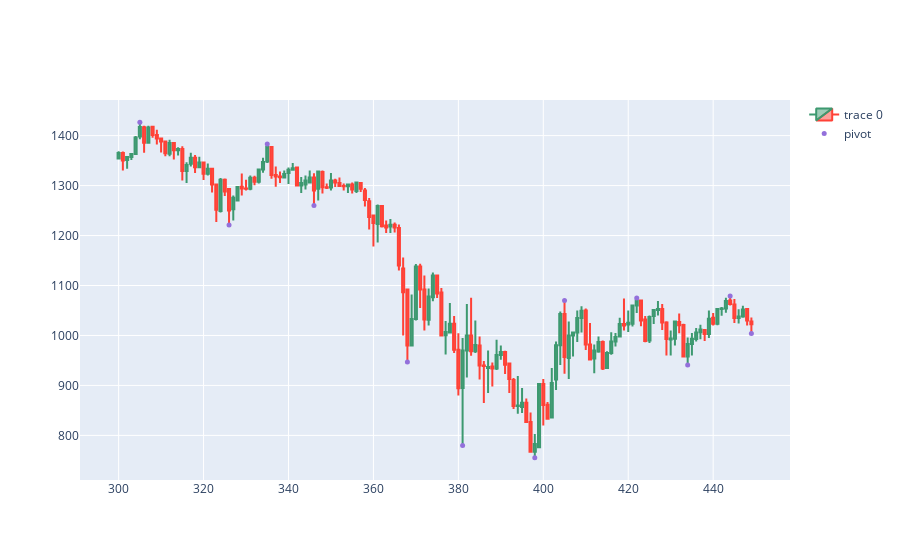

Here is the notebook cell this chart was saved with:
### Code cell
dfpl = df[300:450]
fig = go.Figure(data=[go.Candlestick(x=dfpl.index,
                open=dfpl['Open'],
                high=dfpl['High'],
                low=dfpl['Low'],
                close=dfpl['Close'])])

fig.add_scatter(x=dfpl.index, y=dfpl['pointpos'], mode="markers",
                marker=dict(size=5, color="MediumPurple"),
                name="pivot")
fig.update_layout(xaxis_rangeslider_visible=False)
fig.show()

### Figure 1 — Plotly figure (JSON) as saved in the notebook; plotly's stock layout.template omitted (floating-point values rounded to 4 significant figures; data arrays with more than 128 entries replaced by an {"elided": "..."} marker saying what was removed)
{"data": [{"close": {"elided": "150 float values"}, "high": {"elided": "150 float values"}, "low": {"elided": "150 float values"}, "open": {"elided": "150 float values"}, "type": "candlestick", "x": {"elided": "150 int values"}}, {"marker": {"color": "MediumPurple", "size": 5}, "mode": "markers", "name": "pivot", "type": "scatter", "x": {"elided": "150 int values"}, "y": {"elided": "150 float values"}}], "layout": {"xaxis": {"rangeslider": {"visible": false}}}}
